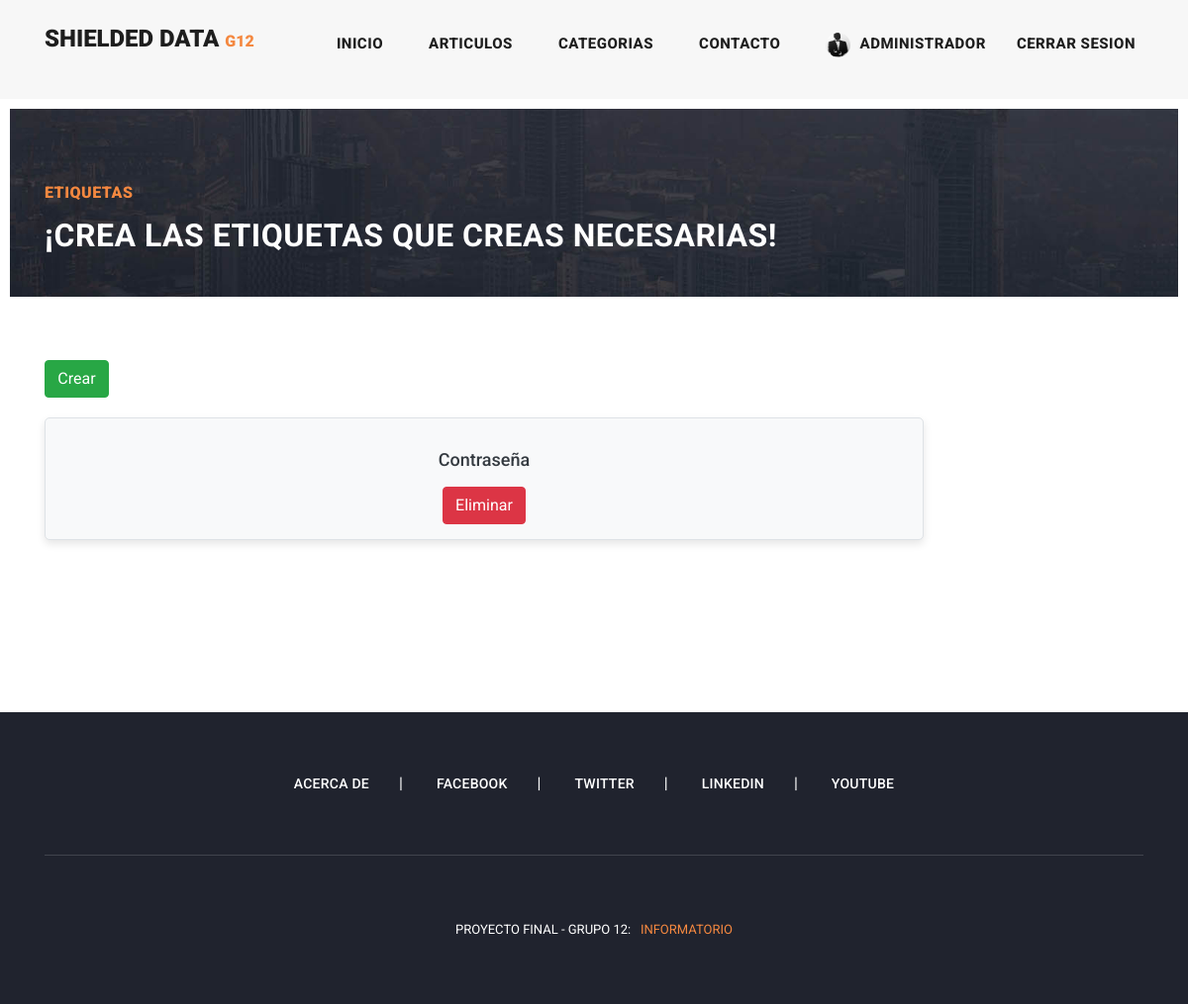
Page /post/tags (signed in) on the earlier database version.
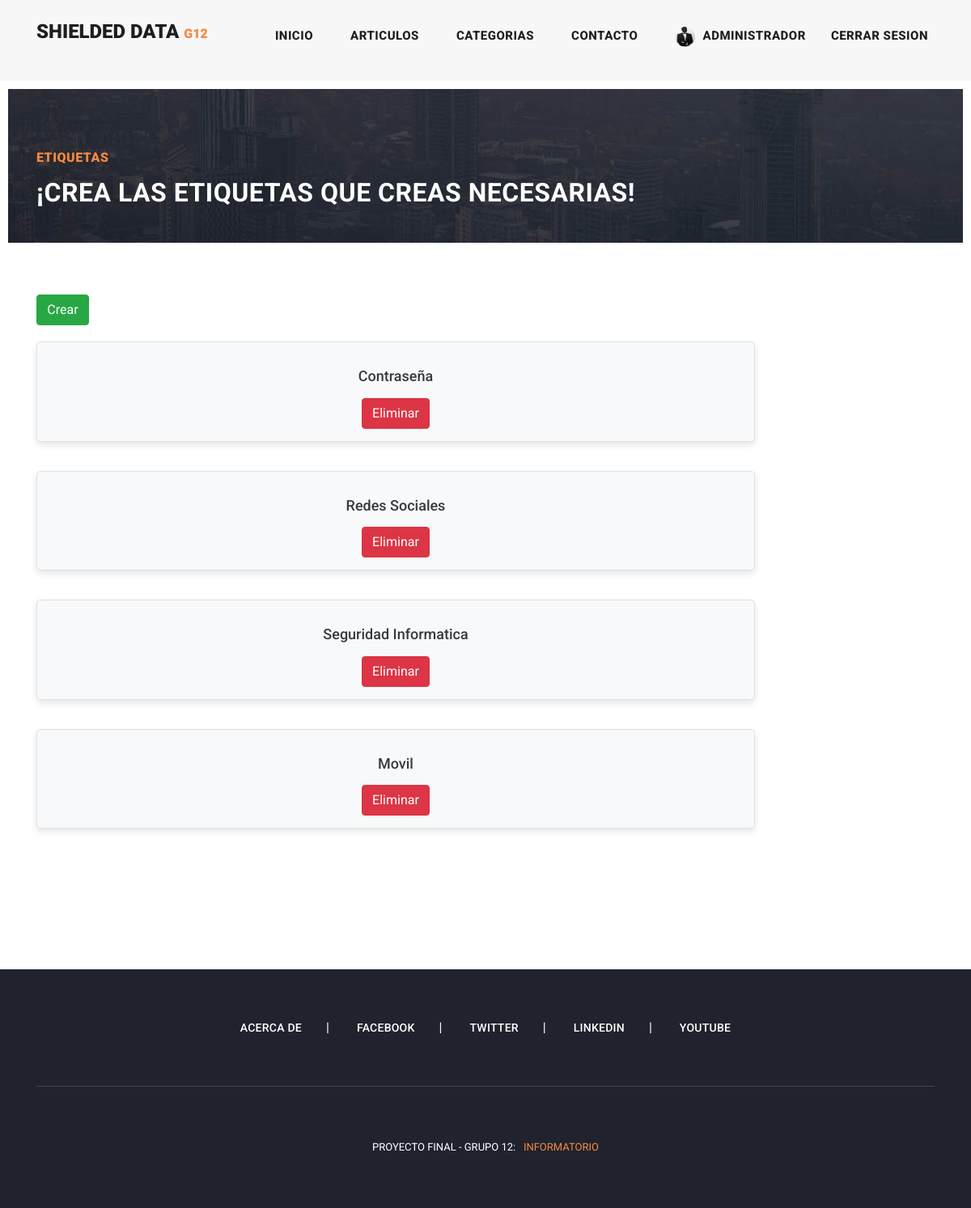
Same page on the later database version.
### apps/post/models.py (models this page shows, shortened)
class Tags(models.Model):
    name = models.CharField(max_length=30, null=True)

### apps/post/views.py (the view)
# urls.py: path('tags',TagsListView.as_view(), name='tags'),
class TagsListView(StaffRequiredMixin,ListView):
    model = Tags
    template_name = 'posts/tags.html'
    context_object_name = 'tags'
    def get_queryset(self):
        return Tags.objects.all()

### apps/post/views.py (called while the page is built)
    def dispatch(self, request, *args, **kwargs):
        if not request.user.is_staff:
            return redirect(reverse_lazy('apps.posts:posts'))
        return super().dispatch(request, *args, **kwargs)

### templates/posts/tags.html (shortened to what this page needs)
{% extends 'base.html' %}
{% load static %}
{% block content %}
<div class="heading-page header-text">
    <section class="page-heading">
        <div class="container">
            <div class="row">
                <div class="col-lg-12">
                    <div class="text-content">
                        <h4>Etiquetas</h4>
                        <h2>¡Crea las etiquetas que creas necesarias!</h2>
                    </div>
                </div>
            </div>
        </div>
    </section>
</div>
    <section class="container py-5">
        <div class="row text-center pt-3">
            <div class="col-lg-1">
                {% if user.is_staff %}
                    <form method="post" action="{% url 'apps.posts:tags-create' %}">
                        <button type="submit" class="btn btn-success">Crear</button>
                    </form>
                {% endif %}
            </div>
            <br><br>
        </div>
        <div class="row">
            {% for tag in tags %}
                <div class="col-12 mb-3">
                    <div class="category-item text-center">
                            <h4 class="mt-3 mb-3">{{ tag.name  }}</h4>
                        {% if user.is_staff %}
                            <a class="btn btn-danger" href="{% url 'apps.posts:tags-delete' pk=tag.pk%}">Eliminar</a>
                        {% endif %}
                    </div>
                </div>
            {% empty %}
                <div class="col-12 text-center">
                    <h3>No hay etiquetas</h3>
                </div>
            {% endfor %}
        </div>
    </section>
{% endblock %}

Differences in the rows shown:
added Tags: name "Redes Sociales"
added Tags: name "Seguridad Informatica"
added Tags: name "Movil"
